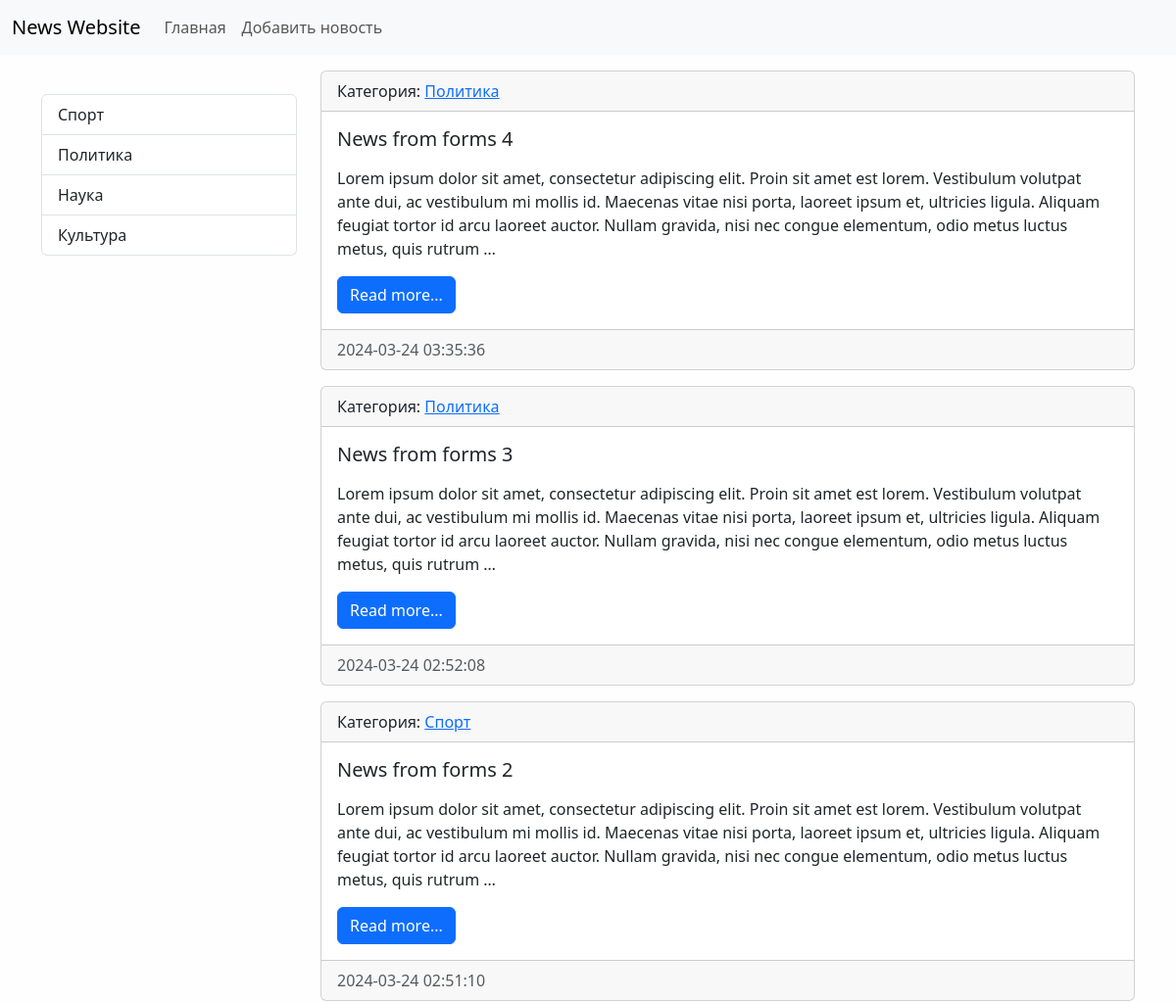
/ (upper part), run on an earlier commit of the app's database.
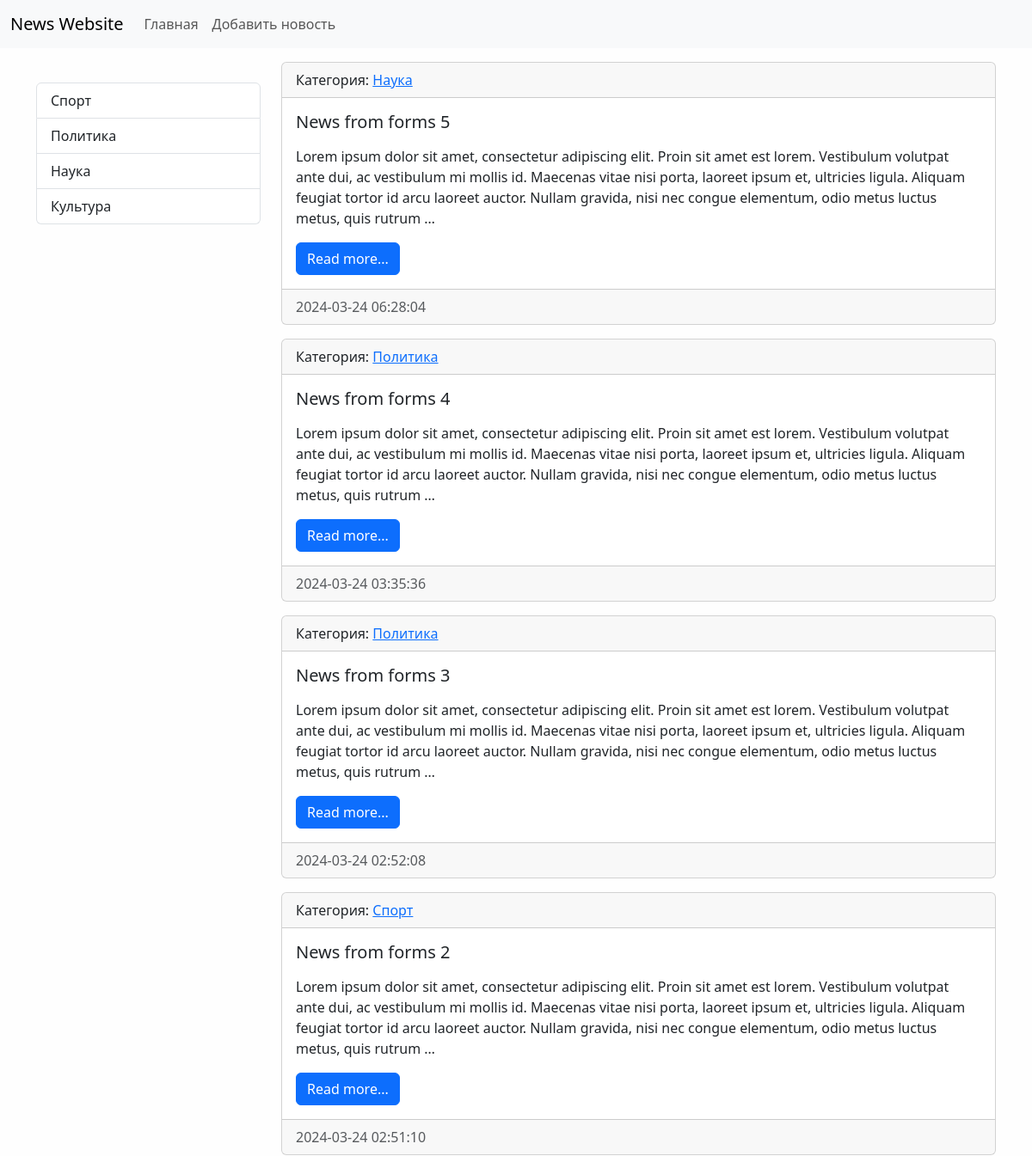
And on a later commit of the database.
### news/models.py (models this page shows, shortened)
class Category(models.Model):
    title = models.CharField(max_length=150, db_index=True, verbose_name='Наименование категории')
    def get_absolute_url(self):
        return reverse('category', kwargs={'category_id': self.pk})
    class Meta:
        verbose_name = 'Категория'
        verbose_name_plural = 'Категории'
        ordering = ['-title']

class News(models.Model):
    title = models.CharField(max_length = 150, verbose_name='Наименование')
    content = models.TextField(blank = True, verbose_name='Контент')
    created_at = models.DateTimeField(auto_now_add = True, verbose_name='Дата публикации')
    updated_at = models.DateTimeField(auto_now = True, verbose_name='Обновлено')
    is_published = models.BooleanField(default=True, verbose_name='Опубликовано')
    category = models.ForeignKey('Category', on_delete=models.PROTECT, verbose_name='Категория')
    def get_absolute_url(self):
        return reverse('view_news', kwargs={'pk': self.pk})
    class Meta:
        verbose_name = 'Новость'
        verbose_name_plural = 'Новости'
        ordering = ['-created_at']

### news/views.py (the view)
# urls.py: path('', HomeNews.as_view(), name='home'),
class HomeNews(ListView):
    model = News
    template_name = 'news/home_news_list.html'
    context_object_name = 'news'
    def get_context_data(self, *, object_list=None, **kwargs):
        context = super().get_context_data(**kwargs)
        context['title'] = 'Главная страница'
        return context
    def get_queryset(self):
        return News.objects.filter(is_published=True)

### news/templatetags/news_tags.py (called while the page is built)
@register.inclusion_tag('news/list_categories.html')
def show_categories(arg1='Hello', arg2='world'):
    categories = Category.objects.all()
    return {'categories': categories}

### news/templates/news/home_news_list.html (shortened to what this page needs)
{% extends 'base.html'%}
{% block sidebar %}
  {% include 'inc/_sidebar.html'%}
{% endblock %}
{% block content %}
  {%for item in news%}
  <div class="card mb-3">
    <div class="card-header">
      Категория:
      <a href="{{item.category.get_absolute_url}}">{{item.category.title}}</a>
    </div>
    <div class="card-body">
      <h5 class="card-title">{{item.title}}</h5>
      <p class="card-text">{{item.content|linebreaks|safe|truncatewords:50}}</p>
      <a
        href="{{item.get_absolute_url}}"
        class="btn btn-primary"
        >Read more...</a
      >
    </div>
    <div class="card-footer text-body-secondary">
      {{item.created_at|date:'Y-m-d H:i:s'}}
    </div>
  </div>
  {%endfor%}
{% endblock %}

### news/templates/news/list_categories.html
<div class="list-group">
    {%for item in categories%}
    <a
      href="{{item.get_absolute_url}}"
      class="list-group-item list-group-item-action"
      >{{item.title}}</a
    >
    {%endfor%}
  </div>

What changed in the data, as far as the page shows it:
added News: category "Наука", title "News from forms 5", content "Lorem ipsum dolor sit amet, consectetur adipiscing elit. Proin sit amet est lorem. Vestibulum volutpat ante dui, ac vestibulum mi mollis id. Maecenas vitae nisi porta, laoreet ipsum et, ultricies ligula. Aliquam feugiat tortor id arcu laoreet auctor. Nullam gravida, nisi nec congue elementum, odio metus luctus metus, quis rutrum …", created_at "2024-03-24 06:28:04"
